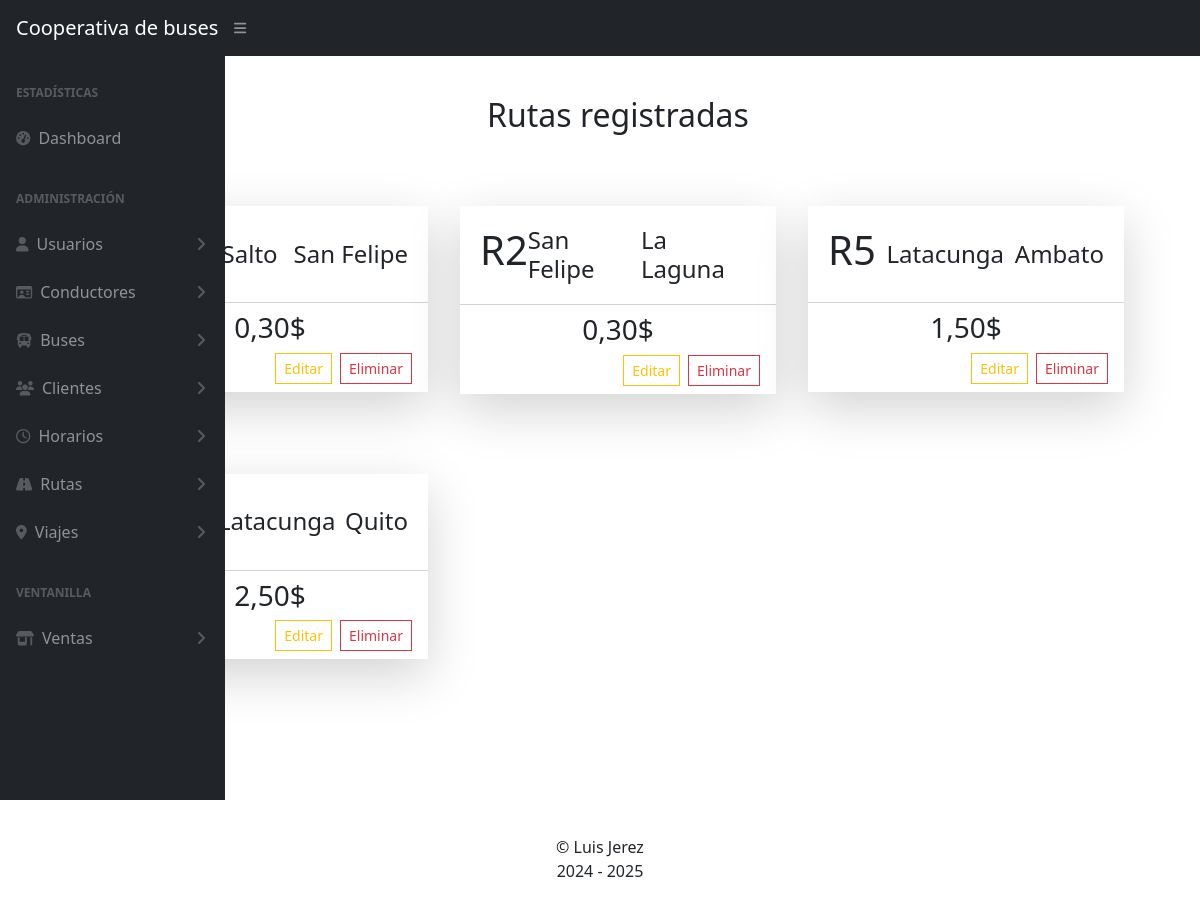
/rutas/, run on an earlier commit of the app's database.
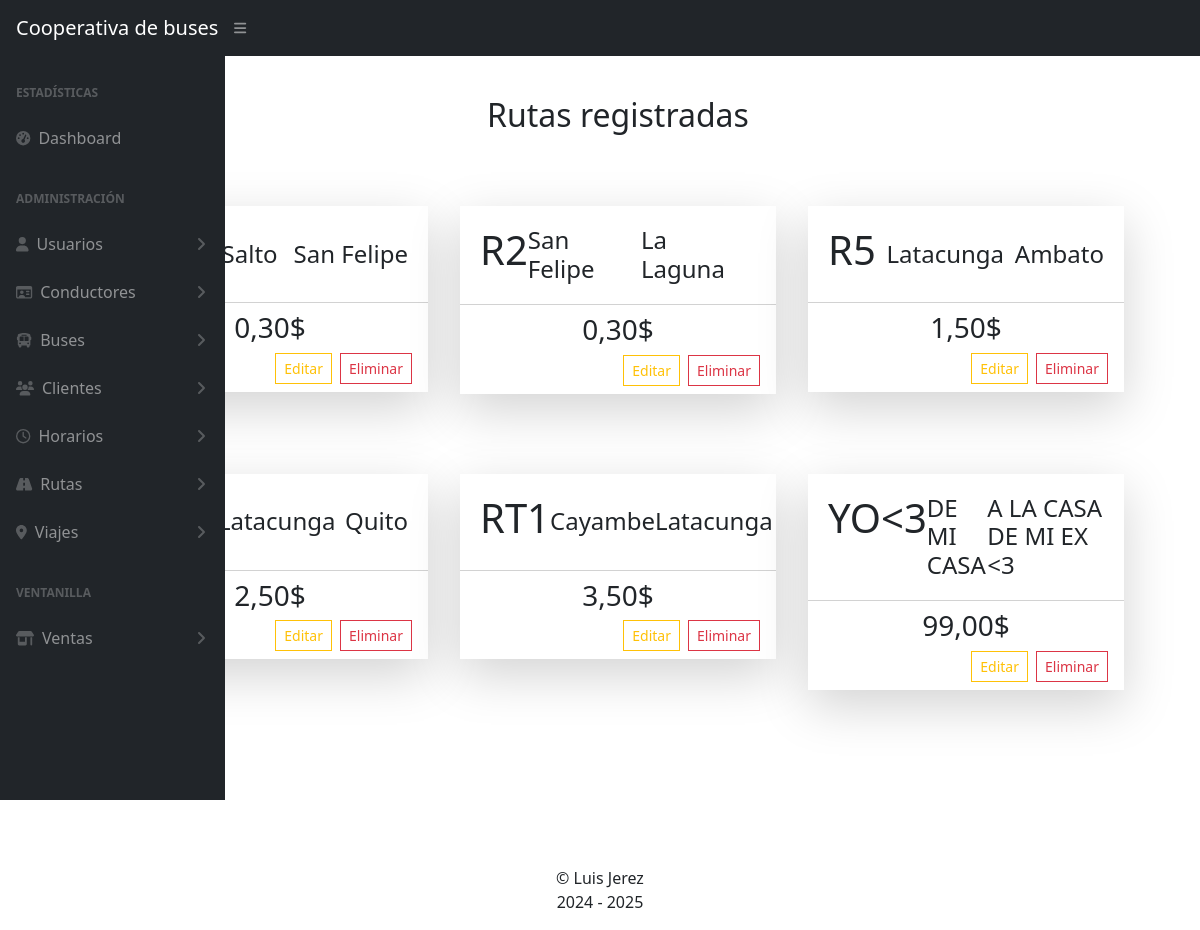
And on a later commit of the database.
### Apps/rutas/models.py (models this page shows, shortened)
class Ruta(models.Model):
    id = models.BigAutoField(primary_key=True)
    codigo = models.CharField(max_length=10, unique=True)
    partida = models.TextField(verbose_name='Lugar de Partida')
    destino = models.TextField(verbose_name='Lugar de Llegada')
    precio = models.DecimalField(verbose_name='Precio', default=0.3, max_digits=4, decimal_places=2)

### Apps/rutas/views.py (the view)
# urls.py: path('', views.inicio),
def inicio(request):
    return render(request, 'rutas.html', {'rutas':Ruta.objects.all(),
                                          'titulo':'RUTAS'})

### Apps/rutas/templates/rutas.html (shortened to what this page needs)
{% extends 'base.html' %}
{% block body %}
<div class="container m-5">
  <div class="row pt-5 text-center">
    <h2>Rutas registradas</h2>
  </div>
  <div class="row p-5">
    {% for r in rutas %}
    <div class="col-sm-4 p-3 mb-5">
      <div class="rounded-0 border-0 card shadow-lg">
        <div class="card-body">
          <div class="d-flex justify-content-between p-md-1">
            <div class="d-flex">
              <div>
                <h1 class="h1">{{r.codigo}}</h2>
              </div>
            </div>
            <div class="align-self-center">
              <h2 class="h4 mb-0">{{r.partida}}</h2>
            </div>
            <div class="align-self-center">
              <h2 class="h4 mb-0">{{r.destino}}</h2>
            </div>
          </div>
        </div>
        <div class="card-footer bg-body">
          <div class="d-flex justify-content-center align-items-center">
            <h3 class="h3">{{r.precio}}$</h3>
          </div>
          <div class="d-flex justify-content-end align-items-center">
            <a href="/rutas/administracion/editar/{{r.id}}"
              class="rounded-0 btn btn-sm me-2 btn-outline-warning">Editar</a>
            <form action="/rutas/administracion/eliminar/{{r.id}}" method="post">
              <button class="rounded-0 btn btn-outline-danger btn-sm">
                Eliminar
              </button>
            </form>
          </div>
        </div>
      </div>
    </div>
    {% endfor %}
  </div>
</div>
{% endblock %}

What changed in the data, as far as the page shows it:
added Ruta: codigo "RT1", partida "Cayambe", destino "Latacunga", precio "3,50"
added Ruta: codigo "YO<3", partida "DE MI CASA", destino "A LA CASA DE MI EX <3", precio "99,00"
